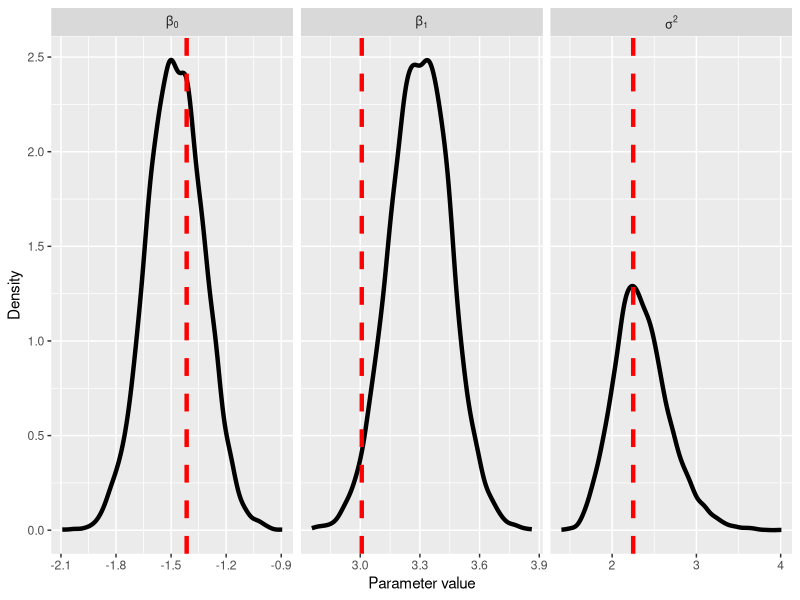
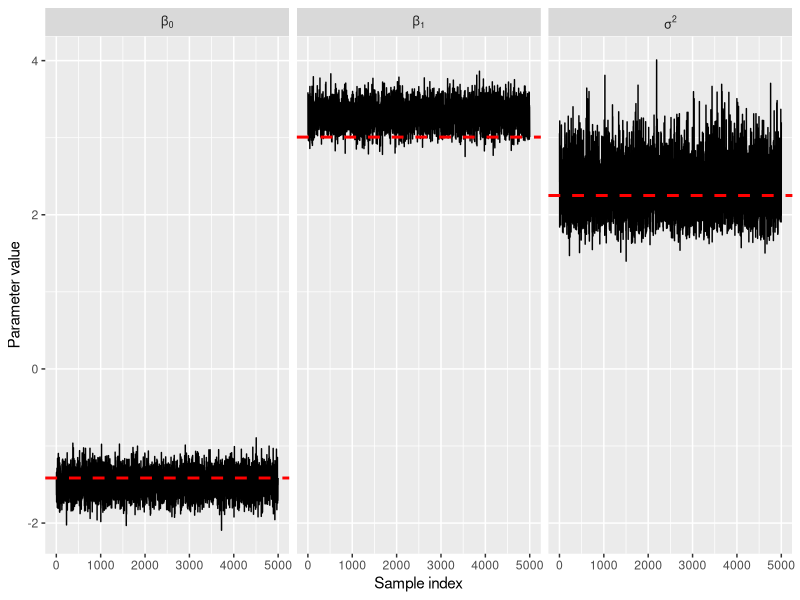
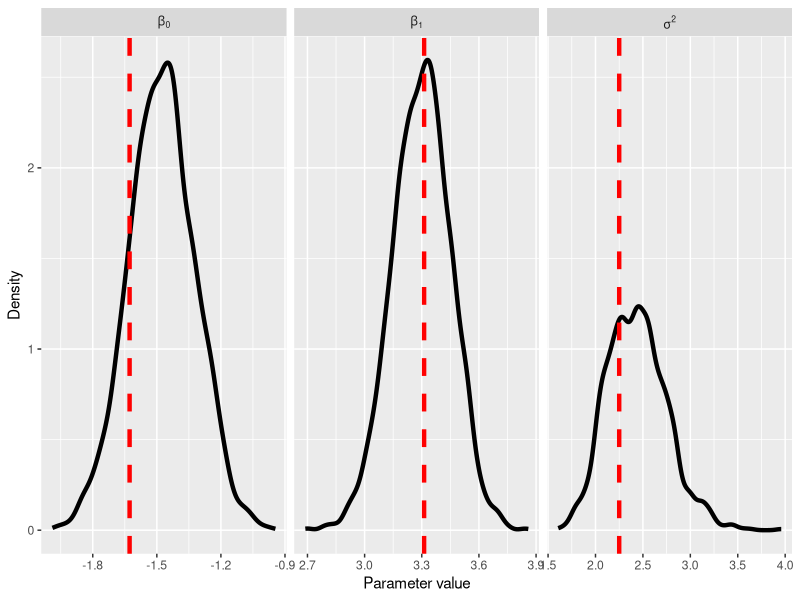
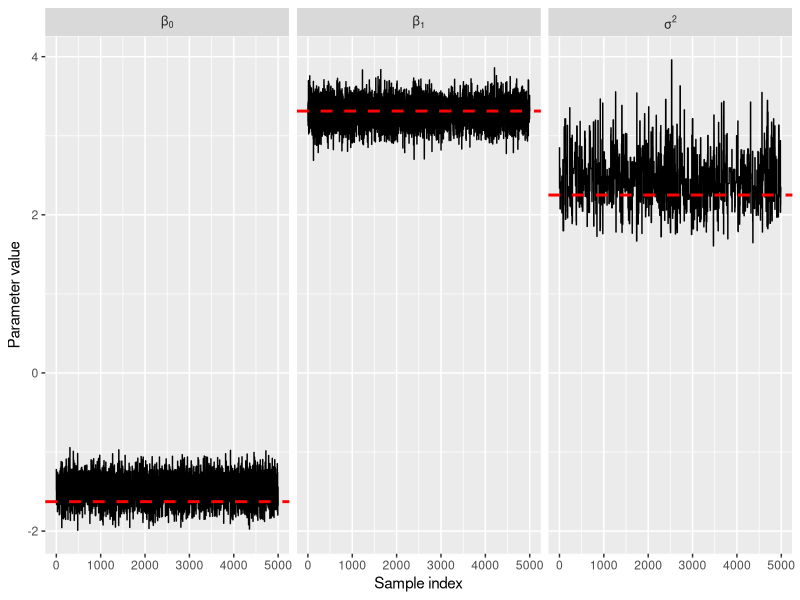

Write R code to recreate these figures, in order.
## ---- chunk 1
library(ggplot2)
library(gridExtra)
library(knitr)
library(mvtnorm)
library(coda)
## ---- chunk 2
###True parameters
sigma <- 1.5 # true measurement error
beta <- matrix(c(-1.5, 3), ncol = 1) # true beta

###Simulation settings
n <- 100 # number of observations
p <- length(beta) - 1 # number of covariates

###Simulate data
set.seed(54) # set seed
X <- cbind(1, matrix(rnorm(n * p), ncol = p))
Y <- as.numeric(X %*% beta + rnorm(n, 0, sigma))

###Define hyperparameteters
beta0 <- matrix(0, nrow = p + 1, ncol = 1)
sigma_beta <- 10
a <- 3
b <- 1
## ---- chunk 3
sigma2 <- exp(rnorm(1)) # initial value
samples <- NULL
for (s in 1:5000) {
  ###Sample from full conditional for beta
  var_beta <- chol2inv(chol(t(X) %*% X / sigma2 + diag(p + 1) / sigma_beta^2))
  mean_beta <- var_beta %*% (beta0 / sigma_beta^2 + t(X) %*% Y / sigma2)
  beta <- as.numeric(rmvnorm(1, mean_beta, var_beta))
  
  ###Sample from full conditional for sigma2
  quadratic <- as.numeric(t(Y - X %*% beta) %*% (Y - X %*% beta))
  sigma2 <- 1 / rgamma(1, shape = a + n / 2, rate = b + quadratic / 2)
  
  ###Save samples after a burn-in
  samples <- rbind(samples, c(beta, sigma2))
}
## ---- chunk 4
#| echo: false
#| fig-align: "center"
#| fig-height: 3
#| layout-nrow: 2
dat.fig <- data.frame(
  parameter = rep(c("beta[0]", "beta[1]", "sigma^2"), each = 5000),
  index = rep(1:5000, 3),
  value = as.numeric(samples)
)
true_beta <- data.frame(true = c(beta, sigma^2),
                        parameter = c("beta[0]", "beta[1]", "sigma^2"))
ggplot(dat.fig, aes(x = value)) +
  geom_density(lwd = 1.5) +
  facet_grid(. ~ parameter, labeller = label_parsed, scales = "free_x") +
  geom_vline(data = true_beta, aes(xintercept = true), color = "red", lwd = 1.5, linetype = 2) +
  ylab("Density") +
  xlab("Parameter value")
ggplot(dat.fig, aes(x = index, y = value)) + 
  geom_line(lwd = 0.5) + 
  facet_grid(. ~ parameter, labeller = label_parsed, scales = "free_x") + 
  geom_hline(data = true_beta, aes(yintercept = true), color = "red", lwd = 1, linetype = 2) + 
  ylab("Parameter value") +
  xlab("Sample index")

## ---- chunk 5
sigma2 <- exp(rnorm(1))
samples <- NULL
delta <- 1
for (s in 1:10000) {
  ###Sample from full conditional for beta
  var_beta <- chol2inv(chol(t(X) %*% X / sigma2 + diag(p + 1) / sigma_beta^2))
  mean_beta <- var_beta %*% (beta0 / sigma_beta^2 + t(X) %*% Y / sigma2)
  beta <- as.numeric(rmvnorm(1, mean_beta, var_beta))

  ###Metropolis update for sigma2
  # Sample a proposal value
  log_sigma2_proposal <- rnorm(1, log(sigma2), delta)
  # Compute the ratio r on the log scale for numeric stability
  # Also, I've decided to update log(sigma2) instead of sigma2, so I can use a normal proposal distribution
  # I've placed a normal prior on log(sigma2)
  likelihood_proposal <- sum(dnorm(Y, X %*% beta, sqrt(exp(log_sigma2_proposal)), log = TRUE))
  likelihood_current <- sum(dnorm(Y, X %*% beta, sqrt(sigma2), log = TRUE))
  prior_proposal <- dnorm(log_sigma2_proposal, 0, 1, log = TRUE)
  prior_current <- dnorm(log(sigma2), 0, 1, log = TRUE)
  log_r <- (likelihood_proposal + prior_proposal) - (likelihood_current + prior_current)
  # Update beta using Metropolis ratio
  if (log(runif(1)) < log_r) sigma2 <- exp(log_sigma2_proposal)

  ###Save samples after a burn-in
  if (s > 5000) samples <- rbind(samples, c(beta, sigma2))
}
## ---- chunk 6
#| echo: false
#| fig-align: "center"
#| fig-height: 3
#| layout-nrow: 2
nsims <- nrow(samples)
dat.fig <- data.frame(
  parameter = rep(c("beta[0]", "beta[1]", "sigma^2"), each = nsims),
  index = rep(1:nsims, 3),
  value = as.numeric(samples)
)
true_beta <- data.frame(true = c(beta, sigma^2),
                        parameter = c("beta[0]", "beta[1]", "sigma^2"))
ggplot(dat.fig, aes(x = value)) +
  geom_density(lwd = 1.5) +
  facet_grid(. ~ parameter, labeller = label_parsed, scales = "free_x") +
  geom_vline(data = true_beta, aes(xintercept = true), color = "red", lwd = 1.5, linetype = 2) +
  ylab("Density") +
  xlab("Parameter value")
ggplot(dat.fig, aes(x = index, y = value)) + 
  geom_line(lwd = 0.5) + 
  facet_grid(. ~ parameter, labeller = label_parsed, scales = "free_x") + 
  geom_hline(data = true_beta, aes(yintercept = true), color = "red", lwd = 1, linetype = 2) + 
  ylab("Parameter value") +
  xlab("Sample index")
